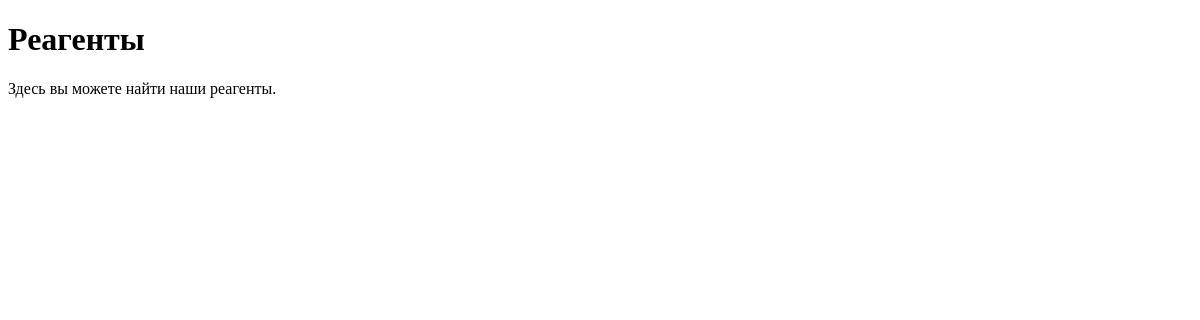
Page /task1/reagents/ on the earlier database version.
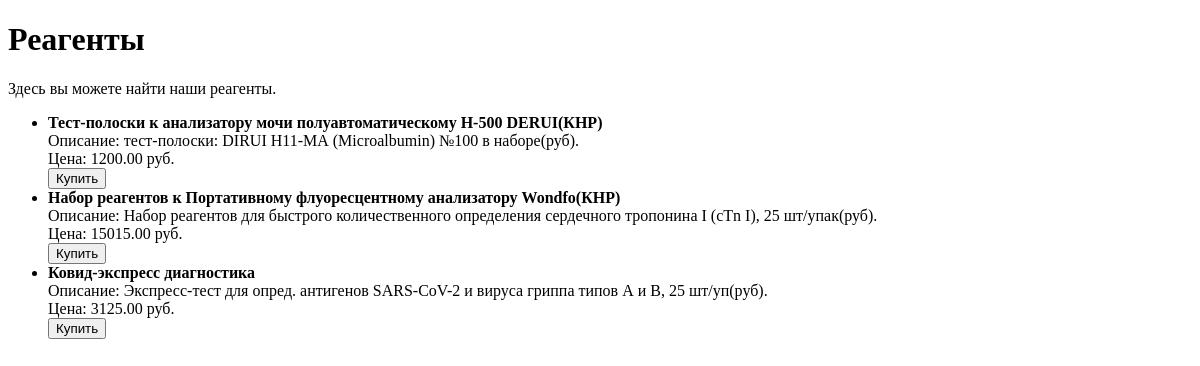
Same page on the later database version.
### task1/models.py (models this page shows, shortened)
class Product(models.Model):
    name = models.CharField(max_length=100)
    description = models.TextField(blank=True, null=True)  # Поле description
    price = models.DecimalField(max_digits=10, decimal_places=2)

### task1/views.py (the view)
# urls.py: path('reagents/', views.reagents, name='reagents'),  # Маршрут для страницы reagents
def reagents(request):
    products = Product.objects.all()
    context = {
        'pagename': 'Реагенты',
        'content': 'Здесь вы можете найти наши реагенты.',
        'products': products,
    }
    return render(request, 'fourth_task/reagents.html', context)  #

### task1/templates/fourth_task/reagents.html (shortened to what this page needs)
<!DOCTYPE html>
<html lang="ru">
<head>
</head>
<body>
    <h1>{{ pagename }}</h1>
    <p>{{ content }}</p>
    <ul>
        {% for product in products %}
            <li>
                <strong>{{ product.name }}</strong><br>
                Описание: {{ product.description }}<br>
                Цена: {{ product.price }} руб.<br>
                <form action="{% url 'buy' product.id %}" method="post">
                    <button type="submit">Купить</button>
                </form>
            </li>
        {% endfor %}
    </ul>
</body>
</html>

Differences in the rows shown:
added Product: name "Тест-полоски к анализатору мочи полуавтоматическому Н-500 DERUI(КНР)", description "тест-полоски: DIRUI H11-МА (Microalbumin) №100 в наборе(руб).", price "1200.00"
added Product: name "Набор реагентов к Портативному флуоресцентному анализатору Wondfo(КНР)", description "Набор реагентов для быстрого количественного определения сердечного тропонина I (cTn I), 25 шт/упак(руб).", price "15015.00"
added Product: name "Ковид-экспресс диагностика", description "Экспресс-тест для опред. антигенов SARS-CoV-2 и вируса гриппа типов А и В, 25 шт/уп(руб).", price "3125.00"
